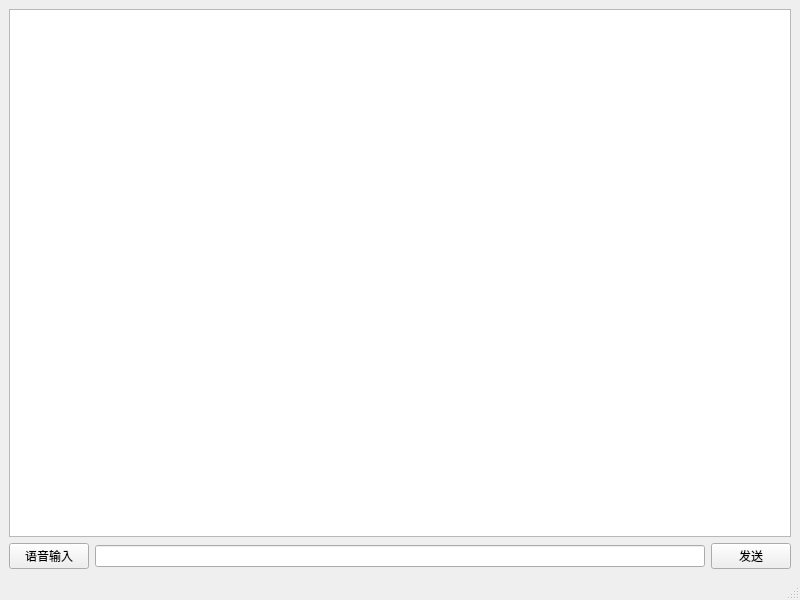
<?xml version="1.0" encoding="UTF-8"?>
<ui version="4.0">
 <class>MainWindow</class>
 <widget class="QMainWindow" name="MainWindow">
  <property name="geometry">
   <rect>
    <x>0</x>
    <y>0</y>
    <width>800</width>
    <height>600</height>
   </rect>
  </property>
  <property name="windowTitle">
   <string>MainWindow</string>
  </property>
  <widget class="QWidget" name="centralwidget">
   <layout class="QHBoxLayout" name="horizontalLayout">
    <item>
     <layout class="QVBoxLayout" name="verticalLayout">
      <item>
       <widget class="QListWidget" name="listWidget"/>
      </item>
      <item>
       <layout class="QHBoxLayout" name="horizontalLayout_2">
        <item>
         <widget class="QPushButton" name="pushButton_2">
          <property name="text">
           <string>语音输入</string>
          </property>
         </widget>
        </item>
        <item>
         <widget class="QLineEdit" name="lineEdit"/>
        </item>
        <item>
         <widget class="QPushButton" name="pushButton">
          <property name="text">
           <string>发送</string>
          </property>
         </widget>
        </item>
       </layout>
      </item>
     </layout>
    </item>
   </layout>
  </widget>
  <widget class="QStatusBar" name="statusbar"/>
 </widget>
 <resources/>
 <connections/>
</ui>
